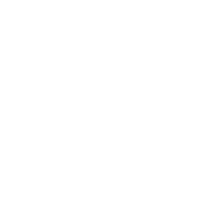
Frame 1 (no input)
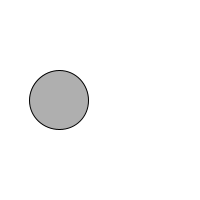
Frame 60 (the mouse pressed at the canvas centre just before this capture)
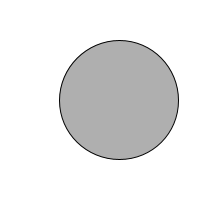
Frame 120 (the mouse held since frame 60 and released just before this capture)

The Processing sketch that drew these frames (run headless with seeded random() and noise(); from frame 60 on, the mouse is pressed at the canvas centre):

// Processing sketch: Exercise1
// ── Exercise1.pde
int circleX;
int circleY;
int diameter;

void setup() {
  //sets size of canvas
 size(200,200); 
 circleX = 0;
 circleY = 100;
 diameter = 0;
}

void draw() {
  //sets the background colour to white
  //when background is set in setup it only runs the command once so you end up with a shadowed mouse rather than an image follwing it cleanly
  //if background is at end of draw() then it will overwrite the shapes or anything else in draw as backgroud shall be drawn over it
  background(255);
  //sets outline of shape to black
  stroke(0);
  //sets the shape inside colour to a light grey
  fill(175);
  //draws an a circle with diameter 50 pixels with centre point (100,100)
  //lab1.5; circleX,circleY change the circle's center so that its drawn at x=0, this makes it so that you only see a semi-circle
  ellipse(circleX,circleY,diameter,diameter);
  circleX = circleX+1;
  diameter = diameter+1;
}
